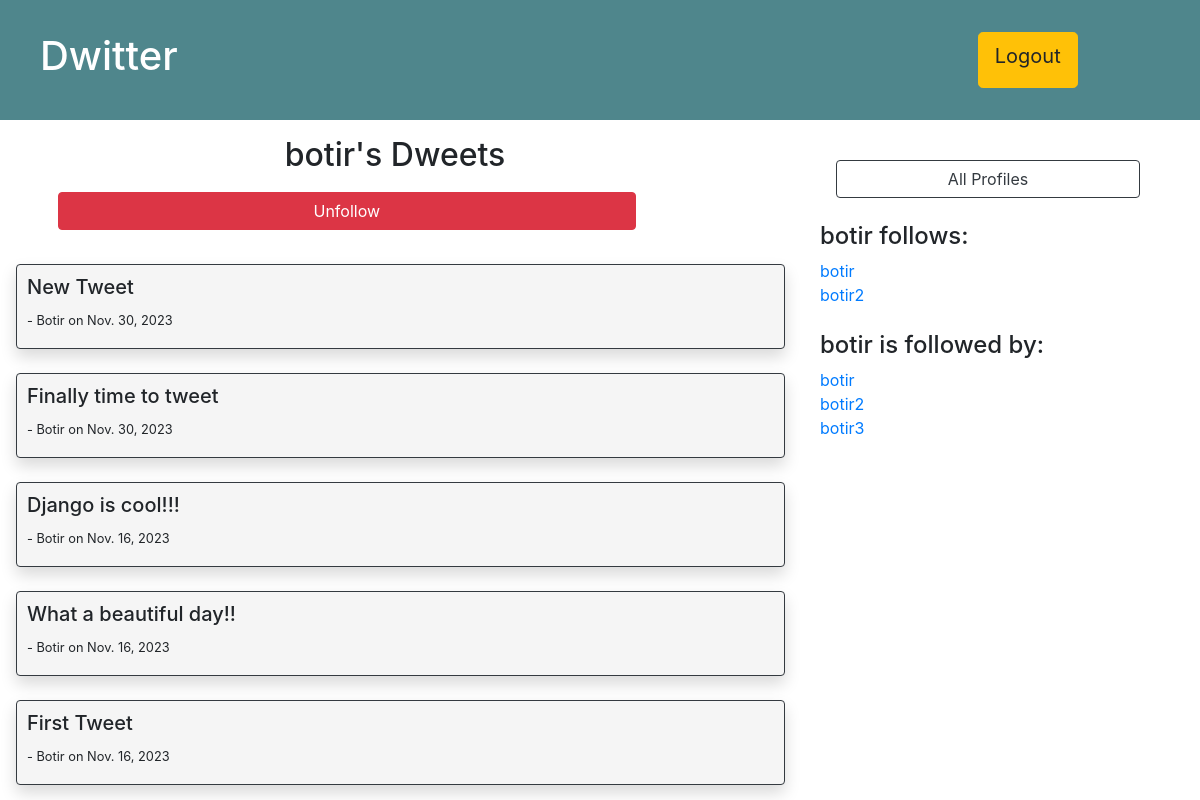
Page /detail_profile/13 (signed in) on the committed database.
### app/models.py (models this page shows, shortened)
class Profile(models.Model):
    username = models.OneToOneField(User, on_delete=models.CASCADE)
    follows = models.ManyToManyField(
        'self',
        related_name='followed_by',
        blank=True,
        symmetrical=False
        )
    def __str__(self):
        return f'{str(self.username)}'

class Dweet(models.Model):
    author = models.ForeignKey(User, on_delete=models.CASCADE)
    body = models.TextField(default='')
    created_on = models.DateTimeField(auto_now_add=True)

### app/views.py (the view, shortened to what this page needs)
# urls.py: path('detail_profile/<int:id>', detail_profile, name='detail_profile'),
def detail_profile(request, id):
    profile = Profile.objects.get(id=id)
    dweets = Dweet.objects.filter(author=profile.username).order_by('-created_on')
    my_profile = Profile.objects.get(pk=(request.user.id-2))
    context = {
        'profile': profile,
        'dweets': dweets,
        'my_profile': my_profile
    }
    return render(request, 'app/my_profile.html', context)

### app/templates/app/my_profile.html (shortened to what this page needs)
{% extends 'app/index.html' %}
{% block content %}
<div class="row">
    <div class="col-lg-8">
        {% if profile.username == request.user %}
        <h2 class="text-center">Your Dweets</h2>
        {% else %}
        <h2 class="text-center">{{profile}}'s Dweets</h2>
        <form method="post">
            {% if profile in my_profile.follows.all %}
                <button class="btn btn-danger text-center w-75 ml-lg-5" name="follow" value="unfollow">Unfollow</button>
            {% else %}
                <button class="btn btn-success text-center w-75 ml-lg-5" name="follow" value="follow">Follow</button>
            {% endif %}
        </form>
        {% endif %}
        {% for dweet in dweets %}
            <div class="dweet mt-4 border border-dark shadow ml-3">
                <h5>{{dweet.body}}</h5>
                <p><small>- {{dweet.author|capfirst}} on {{dweet.created_on.date}}</small></p>
            </div>
        {% endfor %}
    </div>
    <div class="col-lg-4">
        <a href="{% url 'all_profiles' %}" class="btn btn-outline-dark text-lg-center mt-4 ml-3" style="width: 80%;">All Profiles</a>
        {% if profile.username == request.user %}
        <h4 class="mt-4">You follow:</h4>
        {% else %}
        <h4 class="mt-4">{{profile}} follows:</h4>
        {% endif %}
            {% for profile in profile.follows.all %}
                <a href="{% url 'detail_profile' profile.id %}">
                    {{ profile }}
                </a><br>
            {% endfor %}
        <br>
        {% if profile.username == request.user %}
        <h4>You're followed by:</h4>
        {% else %}
        <h4>{{profile}} is followed by:</h4>
        {% endif %}
        {% for profile in profile.followed_by.all %}
                <a href="{% url 'detail_profile' profile.id %}">
                    {{ profile }}
                </a><br>
        {% endfor %}
    </div>
</div>
{% endblock %}

### app/templates/app/index.html (style rules this page uses)
form { padding: 10px; }
body { margin: 0; padding: 0; }
.dweet { border-radius: 4px; background-color: whitesmoke; padding: 10px 10px 1px 10px; margin: 5px; }

### rows in the picture
Profile: username.username "botir"
Dweet: body "New Tweet", author "Botir", created_on "Nov. 30, 2023"
Dweet: body "Finally time to tweet", author "Botir", created_on "Nov. 30, 2023"
Dweet: body "Django is cool!!!", author "Botir", created_on "Nov. 16, 2023"
Dweet: body "What a beautiful day!!", author "Botir", created_on "Nov. 16, 2023"
Dweet: body "First Tweet", author "Botir", created_on "Nov. 16, 2023"
Profile: username.username "botir2"
Profile: username.username "botir3"
